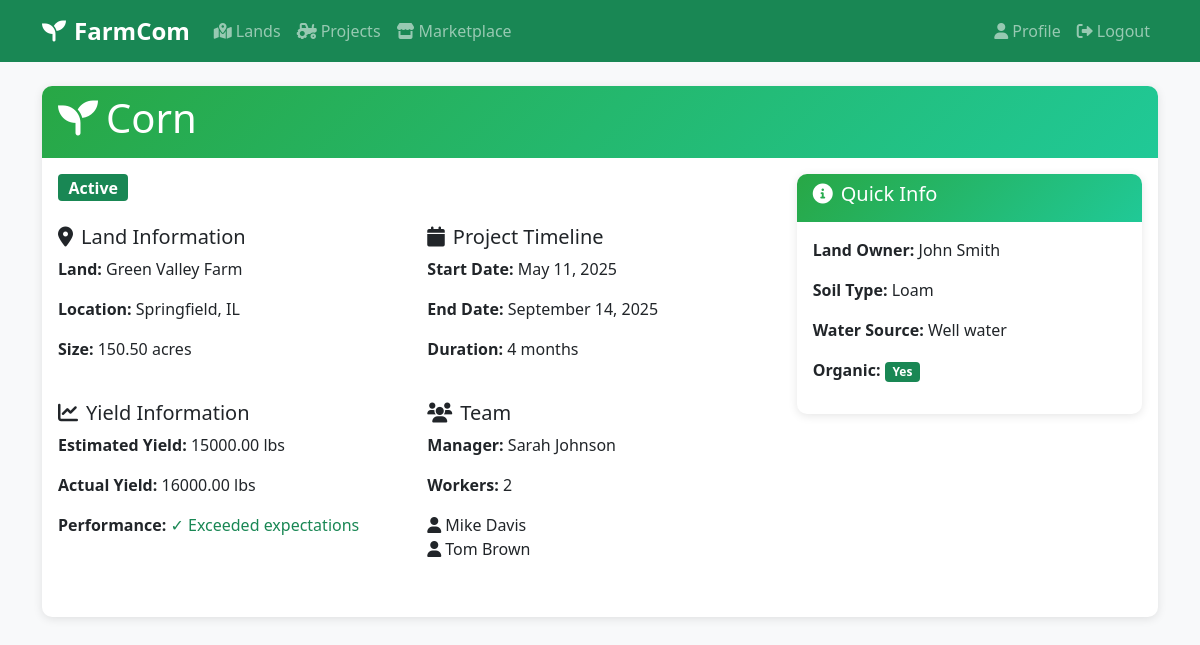
/farming/projects/1/ (signed in), run on the app's committed database.
### farming/models.py (models this page shows, shortened)
class FarmingProject(models.Model):
    STATUS_CHOICES = (
        ('PLANNING', 'Planning'),
        ('ACTIVE', 'Active'),
        ('HARVESTED', 'Harvested'),
        ('COMPLETED', 'Completed'),
    )
    land = models.ForeignKey(Land, on_delete=models.CASCADE)
    manager = models.ForeignKey(User, on_delete=models.SET_NULL, null=True, related_name='managed_projects')
    workers = models.ManyToManyField(User, related_name='farming_projects')
    start_date = models.DateField()
    end_date = models.DateField(null=True, blank=True)
    status = models.CharField(max_length=20, choices=STATUS_CHOICES, default='PLANNING')
    crops = models.CharField(max_length=200)
    estimated_yield = models.DecimalField(max_digits=10, decimal_places=2)
    actual_yield = models.DecimalField(max_digits=10, decimal_places=2, null=True, blank=True)

### lands/models.py (models this page shows, shortened)
class Land(models.Model):
    owner = models.ForeignKey(User, on_delete=models.CASCADE, related_name='lands')
    title = models.CharField(max_length=100)
    location = models.CharField(max_length=100)
    size = models.DecimalField(max_digits=10, decimal_places=2)  # in acres
    description = models.TextField()
    is_available = models.BooleanField(default=True)
    preferred_crops = models.CharField(max_length=200)
    soil_type = models.CharField(max_length=50)
    water_source = models.CharField(max_length=50)
    date_listed = models.DateTimeField(auto_now_add=True)

### accounts/models.py (models this page shows, shortened)
class User(AbstractUser):
    USER_TYPES = (
        ('LANDOWNER', 'Landowner'),
        ('FARMER', 'Professional Farmer'),
        ('WORKER', 'Farm Worker'),
        ('INVESTOR', 'Investor'),
        ('STUDENT', 'Student'),
    )
    user_type = models.CharField(max_length=20, choices=USER_TYPES)
    phone = models.CharField(max_length=20)
    location = models.CharField(max_length=100)
    bio = models.TextField(blank=True)
    skills = models.CharField(max_length=200, blank=True)
    groups = models.ManyToManyField(
        Group,
        verbose_name='groups',
        blank=True,
        help_text='The groups this user belongs to. A user will get all permissions granted to each of their groups.',
        related_name="accounts_user_groups",  # Custom related_name
        related_query_name="accounts_user",
    )
    user_permissions = models.ManyToManyField(
        Permission,
        verbose_name='user permissions',
        blank=True,
        help_text='Specific permissions for this user.',
        related_name="accounts_user_permissions",  # Custom related_name
        related_query_name="accounts_user",
    )
    supervisor = models.ForeignKey(
        'self',
        null=True,
        blank=True,
        on_delete=models.SET_NULL,
        related_name='supervised_workers',
        limit_choices_to={'user_type': 'FARMER'},
        help_text='The professional farmer supervising this worker (if applicable).'
    )

### farming/views.py (the view)
# urls.py: path('projects/<int:pk>/', views.project_detail, name='project_detail'),
@login_required
def project_detail(request, pk):
    project = get_object_or_404(FarmingProject, pk=pk)
    return render(request, 'farming/project_detail.html', {'project': project})

### templates/farming/project_detail.html (shortened to what this page needs)
{% extends 'base.html' %}
{% block content %}
<div class="card">
    <div class="card-header">
        <h1><i class="fas fa-seedling me-2"></i>{{ project.crops }}</h1>
    </div>
    <div class="card-body">
        <div class="row">
            <div class="col-md-8">
                <div class="mb-4">
                    <span class="badge bg-{% if project.status == 'ACTIVE' %}success{% elif project.status == 'PLANNING' %}warning{% elif project.status == 'HARVESTED' %}info{% else %}secondary{% endif %} fs-6">
                        {{ project.get_status_display }}
                    </span>
                </div>
                <div class="row mb-4">
                    <div class="col-md-6">
                        <h5><i class="fas fa-map-marker-alt me-2"></i>Land Information</h5>
                        <p><strong>Land:</strong> {{ project.land.title }}</p>
                        <p><strong>Location:</strong> {{ project.land.location }}</p>
                        <p><strong>Size:</strong> {{ project.land.size }} acres</p>
                    </div>
                    <div class="col-md-6">
                        <h5><i class="fas fa-calendar me-2"></i>Project Timeline</h5>
                        <p><strong>Start Date:</strong> {{ project.start_date|date:"F j, Y" }}</p>
                        <p><strong>End Date:</strong> {{ project.end_date|date:"F j, Y"|default:"TBD" }}</p>
                        <p><strong>Duration:</strong>
                            {% if project.end_date %}
                                {{ project.start_date|timesince:project.end_date }}
                            {% else %}
                                {{ project.start_date|timesince }}
                            {% endif %}
                        </p>
                    </div>
                </div>
                <div class="row mb-4">
                    <div class="col-md-6">
                        <h5><i class="fas fa-chart-line me-2"></i>Yield Information</h5>
                        <p><strong>Estimated Yield:</strong> {{ project.estimated_yield }} lbs</p>
                        <p><strong>Actual Yield:</strong> {{ project.actual_yield|default:"TBD" }} lbs</p>
                        {% if project.actual_yield %}
                            <p><strong>Performance:</strong>
                                {% if project.actual_yield >= project.estimated_yield %}
                                    <span class="text-success">✓ Exceeded expectations</span>
                                {% else %}
                                    <span class="text-warning">Below expectations</span>
                                {% endif %}
                            </p>
                        {% endif %}
                    </div>
                    <div class="col-md-6">
                        <h5><i class="fas fa-users me-2"></i>Team</h5>
                        <p><strong>Manager:</strong> {{ project.manager.get_full_name|default:project.manager.username }}</p>
                        <p><strong>Workers:</strong> {{ project.workers.count }}</p>
                        {% if project.workers.all %}
                            <ul class="list-unstyled">
                                {% for worker in project.workers.all %}
                                    <li><i class="fas fa-user me-1"></i>{{ worker.get_full_name|default:worker.username }}</li>
                                {% endfor %}
                            </ul>
                        {% endif %}
                    </div>
                </div>
            </div>
            <div class="col-md-4">
                <div class="card">
                    <div class="card-header">
                        <h5><i class="fas fa-info-circle me-2"></i>Quick Info</h5>
                    </div>
                    <div class="card-body">
                        <p><strong>Land Owner:</strong> {{ project.land.owner.get_full_name|default:project.land.owner.username }}</p>
                        <p><strong>Soil Type:</strong> {{ project.land.soil_type }}</p>
                        <p><strong>Water Source:</strong> {{ project.land.water_source }}</p>
                        <p><strong>Organic:</strong>
                            {% if project.land.preferred_crops %}
                                <span class="badge bg-success">Yes</span>
                            {% else %}
                                <span class="badge bg-secondary">No</span>
                            {% endif %}
                        </p>
                    </div>
                </div>
            </div>
        </div>
    </div>
</div>
{% endblock %}

### static/css/style.css (style rules this page uses)
:root { --primary-green: #28a745; --secondary-green: #20c997; --dark-green: #1e7e34; --light-green: #d4edda; }
body { font-family: 'Segoe UI', Tahoma, Geneva, Verdana, sans-serif; background-color: #f8f9fa; }
.card { border: none; border-radius: 10px; box-shadow: 0 2px 10px rgba(0,0,0,0.1); transition: transform 0.2s; }
.card-header { background: linear-gradient(135deg, var(--primary-green), var(--secondary-green)); color: white; border-radius: 10px 10px 0 0 !important; border: none; }

### data on the page
FarmingProject: crops "Corn", status "Active", land "Green Valley Farm", land.location "Springfield, IL", land.size "150.50", start_date "May 11, 2025", end_date "September 14, 2025", start_date "4 months", estimated_yield "15000.00", actual_yield "16000.00", manager.get_full_name "Sarah Johnson", workers.count "2", land.owner.get_full_name "John Smith", land.soil_type "Loam", land.water_source "Well water"
User: get_full_name "Mike Davis"
User: get_full_name "Tom Brown"
